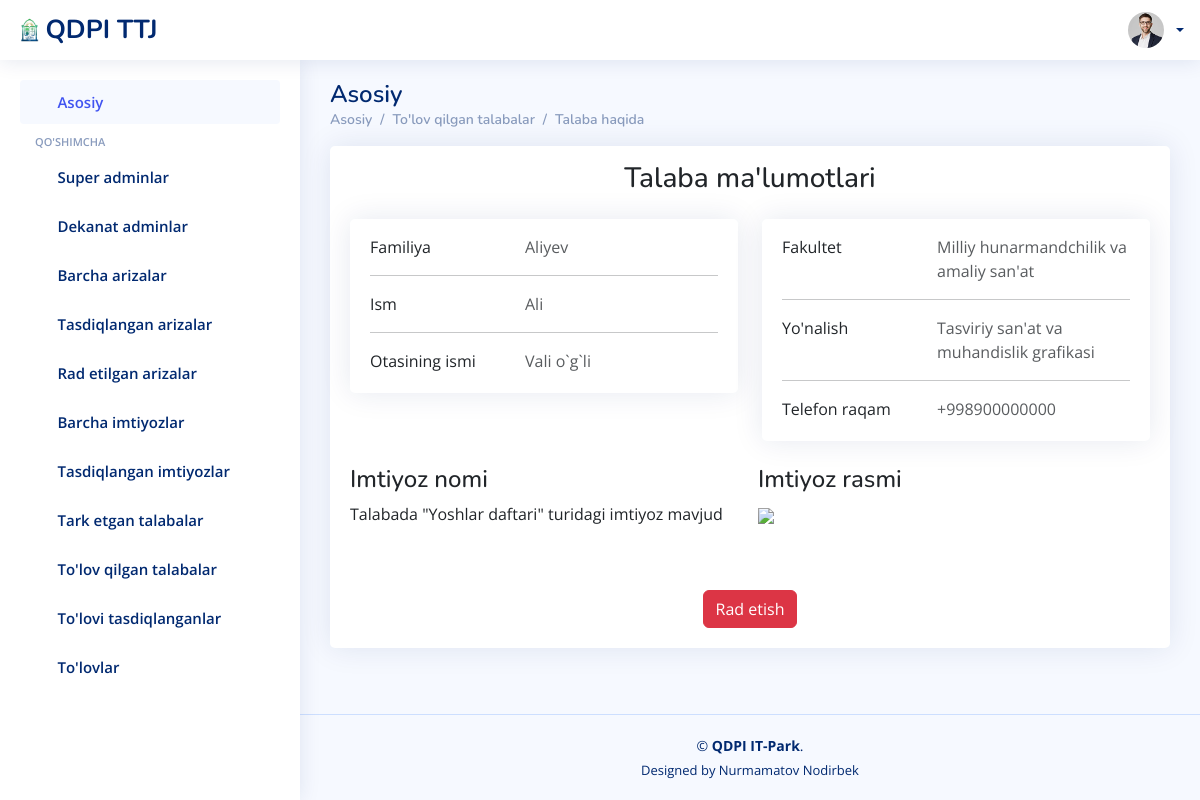
The app's page /ariza/tasdiqlangan_imtiyoz_malumotlar/70cda845-aabb-484d-b63f-9723b9c87926/ with its own data.
### ariza/models.py (models this page shows)
class Ariza(models.Model):
    talaba_id = models.CharField(max_length=100)
    first_name = models.CharField(max_length=100)
    last_name = models.CharField(max_length=100)
    sharif = models.CharField(max_length=100)
    viloyat = models.CharField(max_length=100)
    tuman = models.CharField(max_length=100)
    kocha = models.CharField(max_length=100)
    fakultet = models.CharField(max_length=100)
    yonalish = models.CharField(max_length=100)
    kurs    = models.CharField(max_length=100)
    pasport_serya_raqam = models.CharField(max_length=100)
    pasport_rasm = models.FileField(upload_to='rasmlar/')
    xulosa = models.CharField(max_length=1000, blank=True)
    tasdiqlash = models.CharField(max_length=100, blank=True)
    sana = models.DateTimeField(auto_now_add=True)

class Imtiyoz(models.Model):
    talaba_id = models.CharField(max_length=100)
    imtiyoz_nomi = models.CharField(max_length=100)
    imtiyoz_file = models.FileField(upload_to='imtiyoz/')
    tasdiqlash = models.CharField(max_length=100, blank=True)
    xulosa = models.CharField(max_length=1000, blank=True)
    sana = models.DateField(auto_now_add=True)

### users/models.py (models this page shows)
class User(AbstractUser):
    id = models.UUIDField(primary_key=True, default=uuid.uuid4, unique=True, editable=False)
    sharif = models.CharField(max_length=100)
    lavozim = models.CharField(max_length=100)
    fakultet = models.CharField(max_length=100, blank=True)
    parol = models.CharField(max_length=100)

### ariza/views.py (the view, shortened to what this page needs)
# urls.py: path('tasdiqlangan_imtiyoz_malumotlar/<str:pk>/', tasdiqlangan_imtiyoz_malumotlar, name='tasdiqlangan_imtiyoz_malumotlar'),
@csrf_exempt
def tasdiqlangan_imtiyoz_malumotlar(request, pk):
    talabalar = User.objects.filter(id=pk)
    arizalar = Ariza.objects.filter(talaba_id=pk)
    imtiyoz = Imtiyoz.objects.filter(talaba_id=pk)
    if talabalar:
        for t in talabalar:
            telefon = t.username
    else:
        telefon = ''
    if arizalar:
        for a in arizalar:
            rasm_url = a.pasport_rasm.url
            familya = a.last_name
            ism = a.first_name
            sharif = a.sharif
            pasport = a.pasport_serya_raqam
            fakultet = a.fakultet
            yonalish = a.yonalish
            kurs = a.kurs
            viloyat = a.viloyat
            tuman = a.tuman
            kocha = a.kocha
    if imtiyoz:
        for i in imtiyoz:
            imtiyoz_url = i.imtiyoz_file.url
            imtiyoz_turi = i.imtiyoz_nomi
    else:
        imtiyoz_url = 'Talabada imtiyoz mavjud emas'
        imtiyoz_turi = ''
    contex = {
        'talabalar':talabalar,'arizalar':arizalar,'imtiyoz':imtiyoz,'rasm_url':rasm_url,
        'imtiyoz_url':imtiyoz_url,'familya':familya,'ism':ism,'sharif':sharif,'telefon':telefon,
        'pasport':pasport,'imtiyoz_turi':imtiyoz_turi,'fakultet':fakultet,'yonalish':yonalish,
        'kurs':kurs,'viloyat':viloyat,'tuman':tuman,'kocha':kocha,
    }
    return render(request, 'superadmin/tasdiqlangan_imtiyoz_malumot.html', contex)

### templates/superadmin/tasdiqlangan_imtiyoz_malumot.html (shortened to what this page needs)
{% load static %}
<!DOCTYPE html>
<html lang="en">
<head>
  <link href="{% static '/assets/vendor/bootstrap/css/bootstrap.min.css' %}" rel="stylesheet">
  <link href="{% static '/assets/vendor/bootstrap-icons/bootstrap-icons.css' %}" rel="stylesheet">
  <link href="{% static '/assets/vendor/simple-datatables/style.css' %}" rel="stylesheet">
  <link href="{% static '/assets/css/style.css' %}" rel="stylesheet">
</head>
<body>
  <header id="header" class="header fixed-top d-flex align-items-center">
    <div class="d-flex align-items-center justify-content-between">
      <a href="{% url 'home' %}" class="logo d-flex align-items-center">
        <img src="{% static '/assets/img/logo.png' %}" alt="">
        <span class="d-none d-lg-block">QDPI TTJ</span>
      </a>
      <i class="bi bi-list toggle-sidebar-btn"></i>
    </div>
    <nav class="header-nav ms-auto">
      <ul class="d-flex align-items-center">
        <li class="nav-item dropdown pe-3">
          <a class="nav-link nav-profile d-flex align-items-center pe-0" href="{% url 'home' %}" data-bs-toggle="dropdown">
            <img src="{% static '/assets/img/profile-img.jpg' %}" alt="Profile" class="rounded-circle">
            <span class="d-none d-md-block dropdown-toggle ps-2">{{user.last_name}} {{user.first_name}}</span>
          </a>
        </li>
      </ul>
    </nav>
  </header>
  <aside id="sidebar" class="sidebar">
    <ul class="sidebar-nav" id="sidebar-nav">
      <li class="nav-item">
        <a class="nav-link " href="{% url 'home' %}">
          <i class="bi bi-grid"></i>
          <span>Asosiy</span>
        </a>
      </li>
      <li class="nav-heading">Qo'shimcha</li>
      <li class="nav-item">
        <a class="nav-link collapsed" href="{% url 'superadminlar' %}">
          <i class="bi bi-person-fill"></i>
          <span>Super adminlar</span>
        </a>
      </li>
      <li class="nav-item">
        <a class="nav-link collapsed" href="{% url 'dekanatadminlar' %}">
          <i class="bi bi-person"></i>
          <span>Dekanat adminlar</span>
        </a>
      </li>
      <li class="nav-item">
        <a class="nav-link collapsed" href="{% url 'barcha_arizalar' %}">
          <i class="bi bi-envelope"></i>
          <span>Barcha arizalar</span>
        </a>
      </li>
      <li class="nav-item">
        <a class="nav-link collapsed" href="{% url 'tasdiqlangan' %}">
          <i class="bi bi-person-check-fill"></i>
          <span>Tasdiqlangan arizalar</span>
        </a>
      </li>
      <li class="nav-item">
        <a class="nav-link collapsed" href="{% url 'radetilgan' %}">
          <i class="bi bi-person-x-fill"></i>
          <span>Rad etilgan arizalar</span>
        </a>
      </li>
      <li class="nav-item">
        <a class="nav-link collapsed" href="{% url 'imtiyozli_arizalar' %}">
          <i class="bi bi-envelope"></i>
          <span>Barcha imtiyozlar</span>
        </a>
      </li>
      <li class="nav-item">
        <a class="nav-link collapsed" href="{% url 'tasdiqlangan_imtiyozli_arizalar' %}">
          <i class="bi bi-person-check-fill"></i>
          <span>Tasdiqlangan imtiyozlar</span>
        </a>
      </li>
      <li class="nav-item">
        <a class="nav-link collapsed" href="{% url 'tark_etgan_talaba' %}">
          <i class="bi bi-house-x-fill"></i>
          <span>Tark etgan talabalar</span>
        </a>
      </li>
      <li class="nav-item">
        <a class="nav-link collapsed" href="{% url 'barcha_tolovlar' %}">
          <i class="bi bi-cash-coin"></i>
          <span>To'lov qilgan talabalar</span>
        </a>
      </li>
      <li class="nav-item">
        <a class="nav-link collapsed" href="{% url 'tasdiqlangan_tolov' %}">
          <i class="bi bi-check2-all"></i>
          <span>To'lovi tasdiqlanganlar</span>
        </a>
      </li>
      <li class="nav-item">
        <a class="nav-link collapsed" href="{% url 'hisob_varoq' %}">
          <i class="bi bi-wallet2"></i>
          <span>To'lovlar</span>
        </a>
      </li>
    </ul>
  </aside>
  <main id="main" class="main">
    <div class="pagetitle">
      <h1>Asosiy</h1>
      <nav>
        <ol class="breadcrumb">
          <li class="breadcrumb-item"><a href="{% url 'home' %}">Asosiy</a></li>
          <li class="breadcrumb-item"><a href="{% url 'home' %}">To'lov qilgan talabalar</a></li>
          <li class="breadcrumb-item active"><a href="{% url 'home' %}">Talaba haqida</a></li>
        </ol>
      </nav>
    </div>
    <section class="section dashboard">
      <div class="row">
        <div class="col-lg-12">
          <div class="card">
            <div class="card-body">
              <h3 class="py-3 text-center">Talaba ma'lumotlari</h3>
              <div class="row">
                <div class="col-lg-6">
                  <div class="card mb-4">
                    <div class="card-body pt-3">
                      <div class="row">
                        <div class="col-sm-5">
                          <p class="mb-0">Familiya</p>
                        </div>
                        <div class="col-sm-7">
                          <p class="text-muted mb-0">{{familya}}</p>
                        </div>
                      </div>
                      <hr>
                      <div class="row">
                        <div class="col-sm-5">
                          <p class="mb-0">Ism</p>
                        </div>
                        <div class="col-sm-7">
                          <p class="text-muted mb-0">{{ism}}</p>
                        </div>
                      </div>
                      <hr>
                      <div class="row">
                        <div class="col-sm-5">
                          <p class="mb-0">Otasining ismi</p>
                        </div>
                        <div class="col-sm-7">
                          <p class="text-muted mb-0">{{sharif}}</p>
                        </div>
                      </div>
                    </div>
                  </div>
                </div>
                <div class="col-lg-6">
                  <div class="card mb-4">
                    <div class="card-body pt-3">
                      <div class="row">
                        <div class="col-sm-5">
                          <p class="mb-0">Fakultet</p>
                        </div>
                        <div class="col-sm-7">
                          <p class="text-muted mb-0">{{fakultet}}</p>
                        </div>
                      </div>
                      <hr>
                      <div class="row">
                        <div class="col-sm-5">
                          <p class="mb-0">Yo'nalish</p>
                        </div>
                        <div class="col-sm-7">
                          <p class="text-muted mb-0">{{yonalish}}</p>
                        </div>
                      </div>
                      <hr>
                      <div class="row">
                        <div class="col-sm-5">
                          <p class="mb-0">Telefon raqam</p>
                        </div>
                        <div class="col-sm-7">
                          <p class="text-muted mb-0">{{telefon}}</p>
                        </div>
                      </div>
                    </div>
                  </div>
                </div>
              </div>
              <div class="row g-3">
                <div class="col-lg-6">
                  <h4>Imtiyoz nomi</h4>
                  <p>Talabada "{{imtiyoz_turi}}" turidagi imtiyoz mavjud</p>
                </div>
                <div class="col-lg-6">
                  <h4>Imtiyoz rasmi</h4>
                  <img class="w-75" src="{{imtiyoz_url}}">
                </div>
              </div>
              {% for i in imtiyoz %}
              <div class="col-12 pt-5 text-center">
                <a class="btn btn-danger" href="{% url 'imtiyozni_radetish' i.talaba_id %}">Rad etish</a>
              </div>
              {% endfor %}
            </div>
          </div>
        </div>
      </div>
    </section>
  </main>
  <footer id="footer" class="footer">
    <div class="copyright">
      &copy; <strong><span>QDPI IT-Park</span></strong>.
    </div>
    <div class="credits">
      Designed by Nurmamatov Nodirbek
    </div>
  </footer>
</body>
</html>

### static/assets/css/style.css (style rules this page uses)
:root { scroll-behavior: smooth; }
html, body { display: flex; flex-direction: column; height: 100%; }
body { font-family: "Open Sans", sans-serif; background: #f6f9ff; color: #444444; }
.main { flex-grow: 1; }
a { color: #4154f1; text-decoration: none; }
h1, h2, h3, h4, h5, h6 { font-family: "Nunito", sans-serif; }
#main { margin-top: 60px; padding: 20px 30px; transition: all 0.3s; }
.pagetitle { margin-bottom: 10px; }
.pagetitle h1 { font-size: 24px; margin-bottom: 0; font-weight: 600; color: #012970; }
.card { margin-bottom: 30px; border: none; border-radius: 5px; box-shadow: 0px 0 30px rgba(1, 41, 112, 0.1); }
.card-body { padding: 0 20px 20px 20px; }
.breadcrumb { font-size: 14px; font-family: "Nunito", sans-serif; color: #899bbd; font-weight: 600; }
.breadcrumb a { color: #899bbd; transition: 0.3s; }
.breadcrumb .breadcrumb-item::before { color: #899bbd; }
.breadcrumb .active { color: #51678f; font-weight: 600; }
.logo { line-height: 1; }
@media (min-width: 1200px) { .logo { width: 280px; } }
.logo img { max-height: 26px; margin-right: 6px; }
.logo span { font-size: 26px; font-weight: 700; color: #012970; font-family: "Nunito", sans-serif; }
.header { transition: all 0.5s; z-index: 997; height: 60px; box-shadow: 0px 2px 20px rgba(1, 41, 112, 0.1); background-color: #fff; padding-left: 20px; }
.header .toggle-sidebar-btn { font-size: 32px; padding-left: 10px; cursor: pointer; color: #012970; }
.header-nav ul { list-style: none; }
.header-nav>ul { margin: 0; padding: 0; }
.header-nav .nav-profile { color: #012970; }
.header-nav .nav-profile img { max-height: 36px; }
.header-nav .nav-profile span { font-size: 14px; font-weight: 600; }
.sidebar { position: fixed; top: 60px; left: 0; bottom: 0; width: 300px; z-index: 996; transition: all 0.3s; padding: 20px; overflow-y: auto; scrollbar-width: thin; scrollbar-color: #aab7cf transparent; box-shadow: 0px 0px 20px rgba(1, 41, 112, 0.1); background-color: #fff; }
@media (min-width: 1200px) { #main, #footer { margin-left: 300px; } }
.sidebar-nav { padding: 0; margin: 0; list-style: none; }
.sidebar-nav li { padding: 0; margin: 0; list-style: none; }
.sidebar-nav .nav-item { margin-bottom: 5px; }
.sidebar-nav .nav-heading { font-size: 11px; text-transform: uppercase; color: #899bbd; font-weight: 600; margin: 10px 0 5px 15px; }
.sidebar-nav .nav-link { display: flex; align-items: center; font-size: 15px; font-weight: 600; color: #4154f1; transition: 0.3; background: #f6f9ff; padding: 10px 15px; border-radius: 4px; }
.sidebar-nav .nav-link i { font-size: 16px; margin-right: 10px; color: #4154f1; }
.sidebar-nav .nav-link.collapsed { color: #012970; background: #fff; }
.sidebar-nav .nav-link.collapsed i { color: #899bbd; }
.footer { padding: 20px 0; font-size: 14px; transition: all 0.3s; border-top: 1px solid #cddfff; }
.footer .copyright { text-align: center; color: #012970; }
.footer .credits { padding-top: 5px; text-align: center; font-size: 13px; color: #012970; }

### records on screen
Ariza: last_name "Aliyev", first_name "Ali", sharif "Vali o`g`li", fakultet "Milliy hunarmandchilik va amaliy san'at", yonalish "Tasviriy san'at va muhandislik grafikasi"
User: username "+998900000000"
Imtiyoz: imtiyoz_nomi "Yoshlar daftari"
